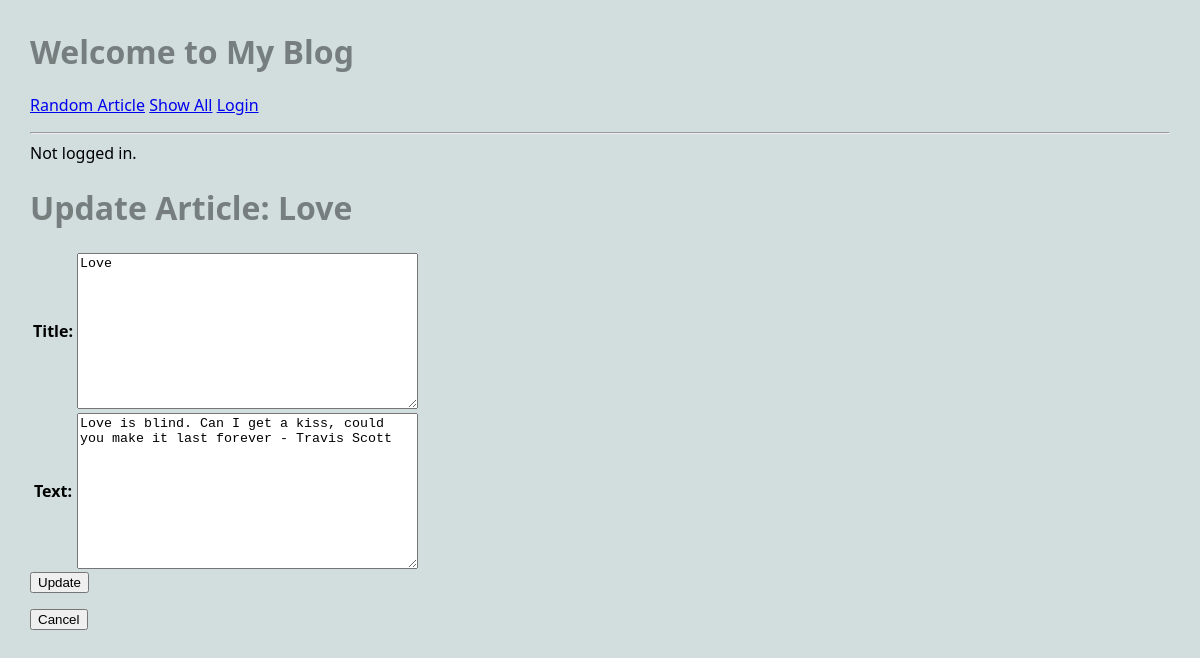
The app's page /blog/article/4/update with its own data.
### blog/models.py (models this page shows, shortened)
class Article(models.Model):
    title = models.TextField(blank=True)
    author = models.TextField(blank=True)
    text = models.TextField(blank=True)
    published = models.DateTimeField(auto_now=True)
    image_file = models.ImageField(blank=True)

### blog/views.py (the view)
# urls.py: path('article/<int:pk>/update', UpdateArticleView.as_view(), name="update_article"),
class UpdateArticleView(UpdateView):
    model = Article
    form_class = UpdateArticleForm
    template_name = 'blog/update_article_form.html'

### blog/forms.py
class UpdateArticleForm(forms.ModelForm):
    class Meta:
        model = Article
        fields = ['title', 'text']

### blog/templates/blog/update_article_form.html (shortened to what this page needs)
{% extends "blog/base.html" %}
{% block content %}
<h1>Update Article: {{ article.title }}</h1>
<form action="{% url 'update_article' article.pk %}" method="POST"
 enctype="multipart/form-data">
    <table>
        {{ form.as_table }}
    </table>
    <input type="submit" name="submit" value="Update">
</form>
<form action="{% url 'article' article.pk %}" method="GET">
    <input type="submit" value="Cancel">
</form>
{% endblock %}

### static/styles-blog.css (style rules this page uses)
body { margin: 30px; background: #d1dedd; font-family:'Segoe UI', Tahoma, Geneva, Verdana, sans-serif; }
h1, h2, h3 { color: #767f7e; }

### records on screen
Article: title "Love", text "Love is blind. Can I get a kiss, could you make it last forever - Travis Scott"
